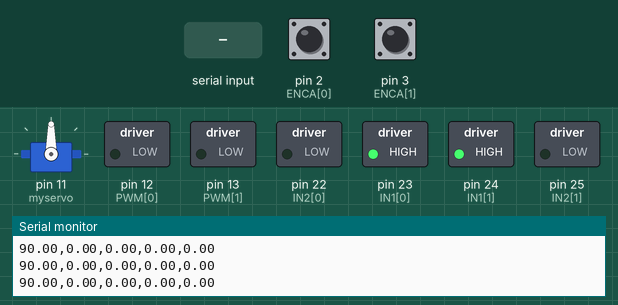
This sketch was run on a simulated Arduino Mega 2560, built with avr-gcc and run on an emulated ATmega2560. Shown: servo, switched loads named in the sketch (green lamp = pin HIGH), the last lines printed to the serial monitor. The inputs (shaded band) are chosen by the test bench; at power-on: pin 2 (ENCA[0]) HIGH, pin 3 (ENCA[1]) HIGH.

Above: at 1.2 s.
1.3 s: "30,150,10\n" received over Serial
At 2.7 s:
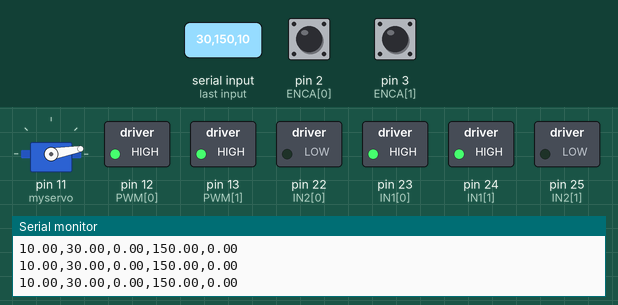
3.3 s: "90,45,200\n" received over Serial
At 3.8 s:
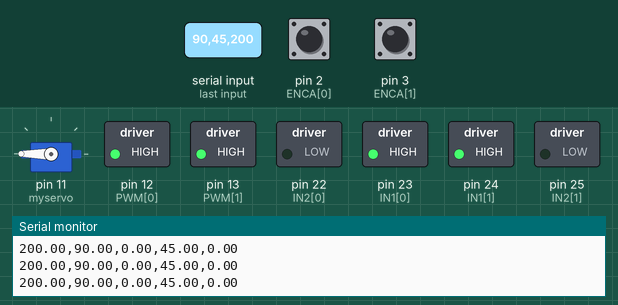
4.8 s: "1,90,45\n" received over Serial
At 6.2 s:
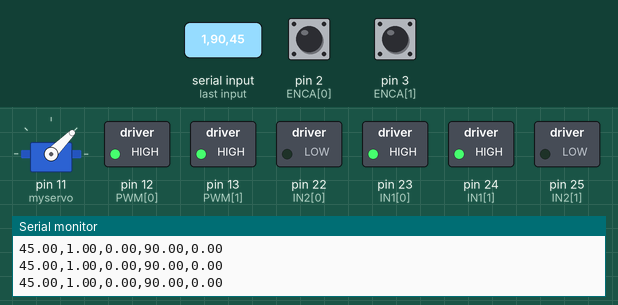
Timing chart, 0 to 7.8 s (numbered marks = the images above; inputs shaded):
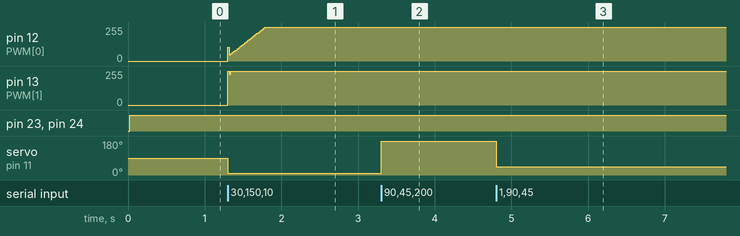

Measured:
- after the input at 1.3 s, pin 13 (PWM[1]): 0/255 → 255/255 at once; servo on pin 11 (myservo): 90° → 10° at once
- after the input at 3.3 s, servo on pin 11 (myservo): 10° → 180° at once
- after the input at 4.8 s, servo on pin 11 (myservo): 180° → 45° at once

The sketch:

PID_Motors.ino
```cpp
#include <util/atomic.h>
#include <Servo.h>

// Clase SimplePID
class SimplePID {
  private:
    float kp, kd, ki, umax;
    float eprev, eintegral;

  public:
    SimplePID() : kp(1), kd(0), ki(0), umax(255), eprev(0.0), eintegral(0.0) {}

    void setParams(float kpIn, float kdIn, float kiIn, float umaxIn) {
      kp = kpIn; kd = kdIn; ki = kiIn; umax = umaxIn;
    }

    void evalu(int value, int target, float deltaT, int pwmPin, int in1Pin, int in2Pin) {
      int e = target - value;
      float dedt = (e - eprev) / deltaT;
      eintegral += e * deltaT;
      if (eintegral > 50) eintegral = 50;
      float u = kp * e + kd * dedt + ki * eintegral;

      int pwr = (int)fabs(u);
      if (pwr > umax) pwr = umax;
      if(pwr<=25) pwr = 0;
      int dir = (u < 0) ? -1 : 1;


      setMotor(dir, pwr, pwmPin, in1Pin, in2Pin);
      eprev = e;
    }

    void setMotor(int dir, int pwmVal, int pwm, int in1, int in2) {
      analogWrite(pwm, pwmVal);
      digitalWrite(in1, dir == 1);
      digitalWrite(in2, dir == -1);
    }
};

// Configuración de motores
#define NMOTORS 2
// Verde es A y Naranja es B
const int ENCA[] = {2, 3};
const int ENCB[] = {27, 26};
const int PWM[] = {12, 13};
const int IN1[] = {23, 24};
const int IN2[] = {22, 25};

volatile int pos_i[NMOTORS] = {0};
volatile float velocity_i[NMOTORS] = {0};
volatile long prevT_i[NMOTORS] = {0};
long prevT = 0;

// Filtro de media móvil
#define N 5
float velBuffer[N] = {0};
float velBuffer2[N] = {0};
int bufferIndex = 0;

SimplePID pid[NMOTORS];

// Configuración del servo
Servo myservo;
int servoPos = 90;  // Inicializa el timón en 90 grados
bool increasing = true;
float lastTimon = -1;  // Variable para almacenar el último valor de timon

float vt_A = 0.0;  // Velocidad inicial del motor A
float vt_B = 0.0;  // Velocidad inicial del motor B
float timon = 90.0;  // Ángulo inicial del timón

void setup() {
  Serial.begin(115200);
  for (int k = 0; k < NMOTORS; k++) {
    pinMode(ENCA[k], INPUT);
    pinMode(ENCB[k], INPUT);
    pinMode(PWM[k], OUTPUT);
    pinMode(IN1[k], OUTPUT);
    pinMode(IN2[k], OUTPUT);
  }

  attachInterrupt(digitalPinToInterrupt(ENCA[0]), readEncoder<0>, RISING);
  attachInterrupt(digitalPinToInterrupt(ENCA[1]), readEncoder<1>, RISING);

  pid[0].setParams(0.95, 0.045, 15.0, 255);
  pid[1].setParams(0.95, 0.045, 15.0, 255);

  myservo.attach(11);
  myservo.write(servoPos);  // Mueve el servo a la posición inicial
}

void loop() {
  static long prevLoopT = 0;
  long currT = micros();

  // Leemos datos del puerto serial cada cierto tiempo
  if (Serial.available() > 0) {
    String data = Serial.readStringUntil('\n');  // Lee el mensaje hasta el salto de línea

    // Separar los valores de vt_A, vt_B y timon
    int firstCommaIndex = data.indexOf(',');
    int secondCommaIndex = data.indexOf(',', firstCommaIndex + 1);

    if (firstCommaIndex != -1 && secondCommaIndex != -1) {
      // Extraer y convertir los valores de vt_A, vt_B y timon
      String vt_A_str = data.substring(0, firstCommaIndex);
      String vt_B_str = data.substring(firstCommaIndex + 1, secondCommaIndex);
      String timon_str = data.substring(secondCommaIndex + 1);

      vt_A = vt_A_str.toFloat();
      vt_B = vt_B_str.toFloat();
      timon = timon_str.toFloat();

      // Mover el servo solo si el valor de timon ha cambiado
      if (timon != lastTimon) {
        myservo.write(timon);  // Mueve el servo al nuevo valor de timon
        lastTimon = timon;  // Actualiza el último valor de timon
      }
    }
  }

  // Procesamos los motores
  if (currT - prevLoopT >= 20000) {
    prevLoopT = currT;

    int pos[NMOTORS] = {0};
    float velocity[NMOTORS] = {0};

    ATOMIC_BLOCK(ATOMIC_RESTORESTATE) {
      for (int k = 0; k < NMOTORS; k++) {
        pos[k] = pos_i[k];
        velocity[k] = velocity_i[k];
      }
    }

    if (currT - prevT_i[0] > 20000) velocity[0] = 0;
    if (currT - prevT_i[1] > 20000) velocity[1] = 0;

    float deltaT = (currT - prevT) / 1.0e6;
    prevT = currT;

    float v[NMOTORS];
    for (int k = 0; k < NMOTORS; k++) {
      v[k] = velocity[k] / 80.0 * 60.0;
    }

    velBuffer[bufferIndex] = v[0];
    velBuffer2[bufferIndex] = v[1];
    bufferIndex = (bufferIndex + 1) % N;

    float avgVelocity[NMOTORS] = {0};
    for (int i = 0; i < N; i++) {
      avgVelocity[0] += velBuffer[i];
      avgVelocity[1] += velBuffer2[i];
    }
    avgVelocity[0] /= N;
    avgVelocity[1] /= N;

    pid[0].evalu(avgVelocity[0], vt_A, deltaT, PWM[0], IN1[0], IN2[0]);
    pid[1].evalu(avgVelocity[1], vt_B, deltaT, PWM[1], IN1[1], IN2[1]);

    // Enviar datos de velocidad y valores de vt a serial para monitoreo
    Serial.print(timon);
    Serial.print(",");
    Serial.print(vt_A);
    Serial.print(",");
    Serial.print(avgVelocity[0]);
    Serial.print(",");
    Serial.print(vt_B);
    Serial.print(",");
    Serial.println(avgVelocity[1]);

    delay(10);
  }
}

template <int j>
void readEncoder() {
  int b = digitalRead(ENCB[j]);
  pos_i[j] += (b > 0) ? 1 : -1;

  long currT = micros();
  float deltaT = (currT - prevT_i[j]) / 1.0e6;
  int direction = (digitalRead(ENCB[j]) == HIGH) ? 1 : -1;
  velocity_i[j] = direction * (1 / deltaT);
  prevT_i[j] = currT;
}
```
